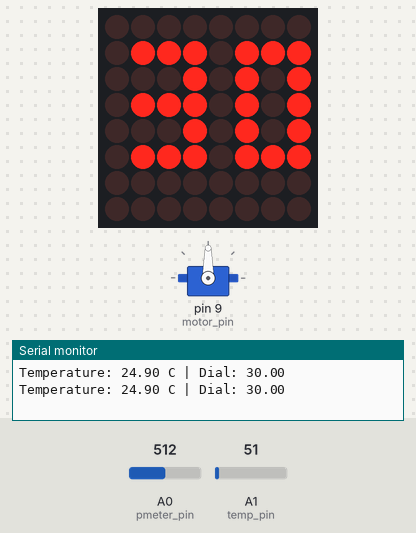
Bench run of a sketch on a simulated Arduino Uno, built with avr-gcc and run on an emulated ATmega328P. On the bench: servo, 8×8 LED matrix, the last lines printed to the serial monitor. Inputs (shaded band) come from the test bench; at power-on: A0 (pmeter_pin) = 512, A1 (temp_pin) = 51.

Above: at 1.5 s.
1.6 s: A0 (pmeter_pin) set to 657
At 2.2 s:
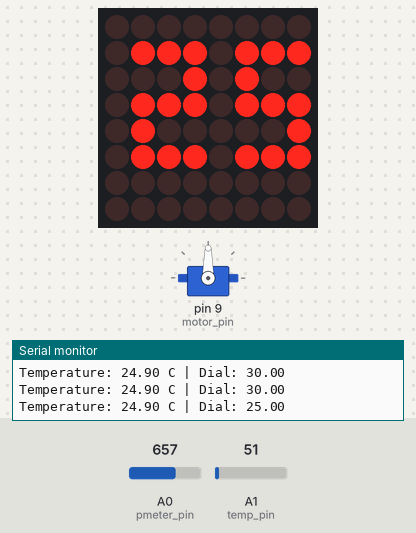
3.4 s: A0 (pmeter_pin) set to 675
At 4.9 s:
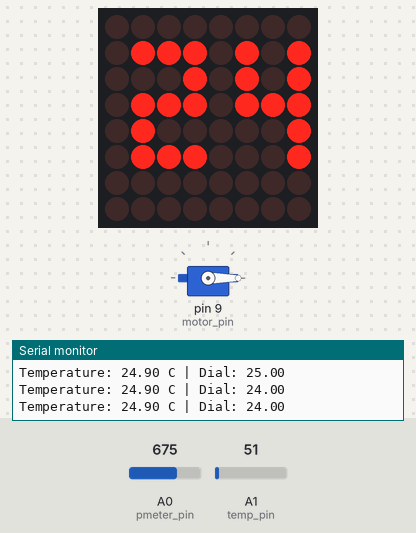
5.4 s: A0 (pmeter_pin) set to 716
At 6.5 s:
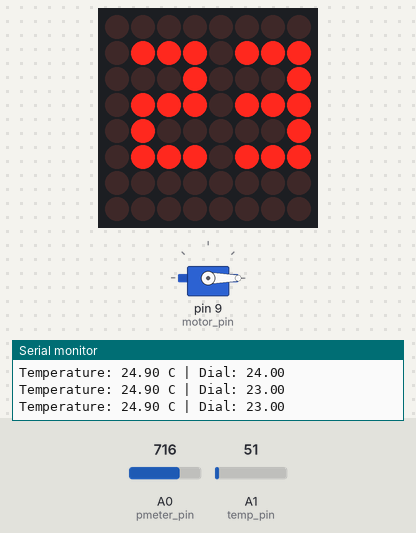
7.4 s: A0 (pmeter_pin) set to 900
At 9.1 s:
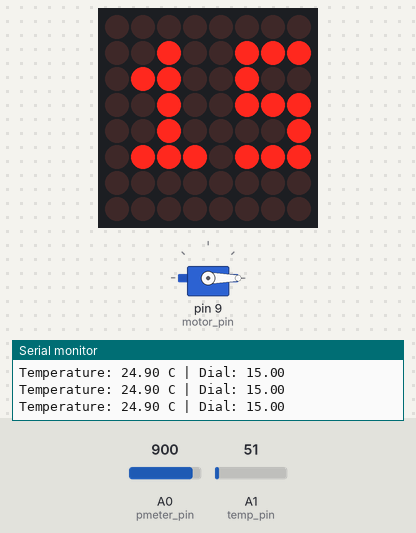
9.4 s: A0 (pmeter_pin) set to 1023
At 10.7 s:
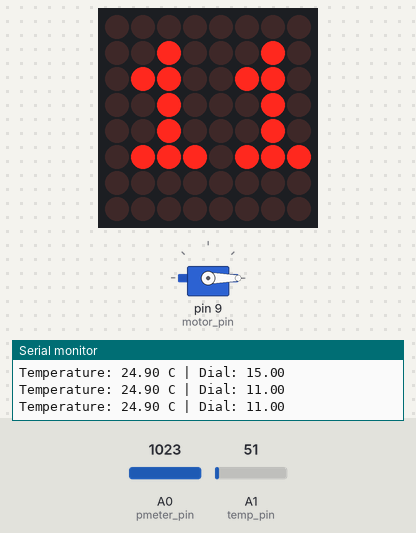
11.4 s: A0 (pmeter_pin) set to 511
At 12.3 s:
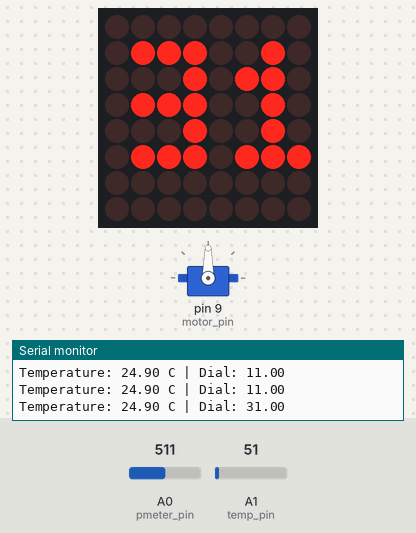
Timing chart, 0 to 14.4 s (numbered marks = the images above; inputs shaded):
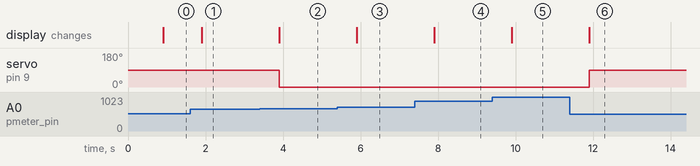

Measured:
- the behaviour switches between 665 and 666 on A0 (pmeter_pin) (found by bisection; images 1 and 2)
- after the input at 1.6 s, the display: changes after 0.30 s (image 1)
- after the input at 3.4 s, servo on pin 9 (motor_pin): 90° → 0° after 0.50 s; the display: changes after 0.50 s (image 2)
- after the input at 5.4 s, the display: changes after 0.50 s (image 3)
- after the input at 7.4 s, the display: changes after 0.50 s (image 4)
- after the input at 9.4 s, the display: changes after 0.50 s (image 5)
- after the input at 11.4 s, servo on pin 9 (motor_pin): 0° → 90° after 0.50 s; the display: changes after 0.50 s (image 6)

The sketch:

fan.ino
```cpp
#include <Servo.h>
#include <MD_MAX72xx.h>

const int motor_pin = 9;
const int temp_pin = A1;
const int pmeter_pin = A0;

const int cs_led_pin = 11;
const int din_led_pin = 10;
const int clk_led_pin = 13;

#define ADC_VREF_mV 5000.0 // in millivolt
#define ADC_RESOLUTION 1024.0

Servo motor;

MD_MAX72XX matrix = MD_MAX72XX(MD_MAX72XX::DR0CR1RR0_HW, din_led_pin,
			       clk_led_pin, cs_led_pin, 1);
const uint8_t digit[10][3] = { { 62, 34, 62 }, { 36, 62, 32 }, { 58, 42, 46 },
			       { 42, 42, 62 }, { 14, 8, 62 },  { 46, 42, 58 },
			       { 62, 42, 58 }, { 2, 2, 62 },   { 62, 42, 62 },
			       { 46, 42, 62 } };

void show_number(int n)
{
	matrix.clear();
	int tens = (n / 10) % 10;
	int ones = n % 10;
	for (int i = 0; i < 3; i++) {
		matrix.setColumn(i, digit[ones][2 - i]);
		matrix.setColumn(i + 4, digit[tens][2 - i]);
	}
}

float get_temp()
{
	analogRead(temp_pin);

	delay(200);

	long sum = 0;
	for (int i = 0; i < 1; i++) {
		sum += analogRead(temp_pin);
	}

	int val = sum;
	float millivolt = val * (ADC_VREF_mV / ADC_RESOLUTION);

	float res = millivolt / 10;
	return res;
}

int get_dial()
{
	analogRead(pmeter_pin);

	delay(200);

	long sum = 0;
	for (int i = 0; i < 1; i++) {
		sum += analogRead(pmeter_pin);
	}

	int res = map(sum, 0, 1024, 50, 10);
	return res;
}

void setup()
{
	Serial.begin(9600);
	motor.attach(motor_pin);

	matrix.begin();
	matrix.clear();
	matrix.control(MD_MAX72XX::INTENSITY, 0);
}

long last_tick = 0;
void loop()
{
	if (millis() - last_tick < 500)
		return;
	last_tick = millis();

	float dial = get_dial();
	float temp = get_temp();
	show_number(dial);

	if (temp > dial) {
		motor.write(0);
	} else {
		motor.write(90);
	}

	Serial.print("Temperature: ");
	Serial.print(temp);
	Serial.print(" C | Dial: ");
	Serial.println(dial);
}
```
